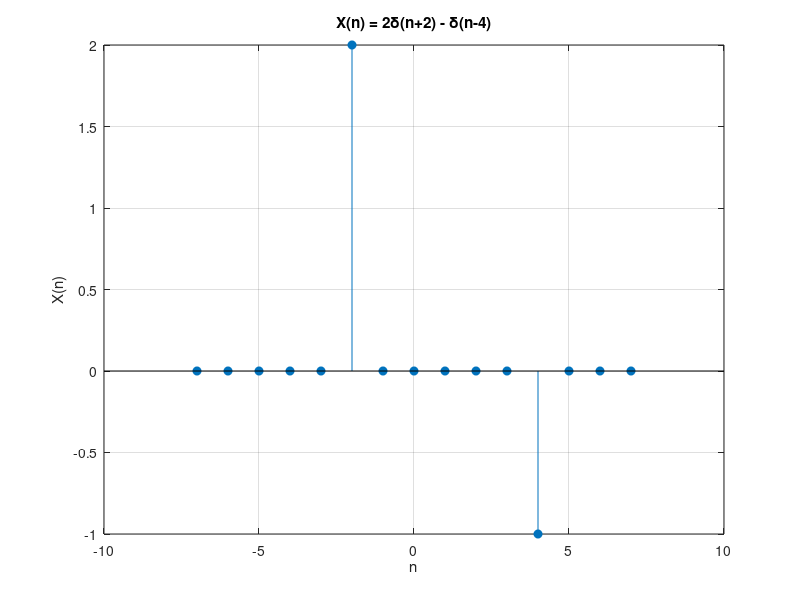

This figure's MATLAB source:
clc; clear; close all;

% --- Step 1: Define n and initialize X(n) ---
n = -7:7;                 
x = zeros(size(n));       

% --- Step 2: Assign values according to the sequence ---
x(n == -2) = 2;           % corresponds to 2δ(n+2)
x(n == 4) = -1;           % corresponds to -δ(n-4)

% --- Step 3: Plot the sequence ---
stem(n, x, 'filled');     
title('X(n) = 2\delta(n+2) - \delta(n-4)');
xlabel('n');
ylabel('X(n)');
grid on;
